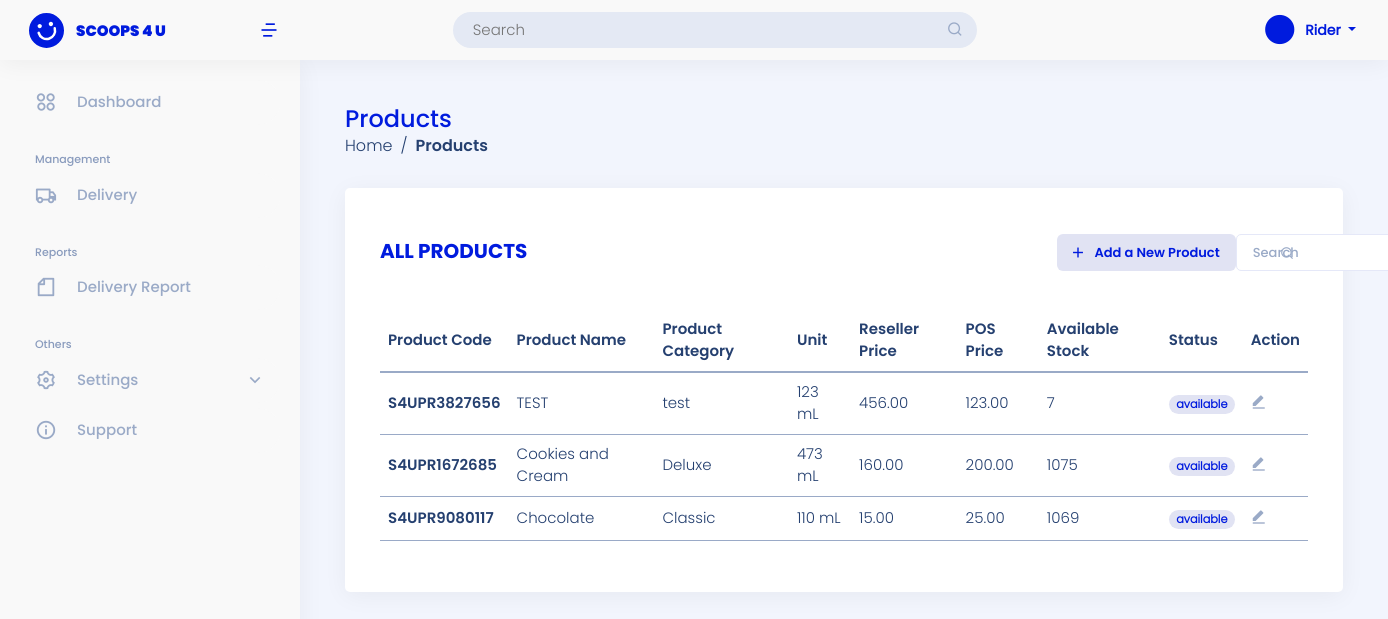
Screenshot of /user-site/product/ (signed in) with the database file from the repository.
### landing_page/models.py (models this page shows)
class User(AbstractUser):
    ROLE = ((" "," "),("admin","admin"),("staff","staff"),("reseller","reseller"),("rider","rider"))
    role = models.CharField(max_length=50, null=True, default=False, choices=ROLE)

### admin_site/models.py (models this page shows, shortened)
class Product(models.Model):
    STATUS = (("available","available"),("not available","not available"))
    product_code =  models.CharField(unique=True, max_length=200, verbose_name='Product Code')
    product_category =  models.CharField(max_length=200, verbose_name='Category')
    product_name=  models.CharField(max_length=200, verbose_name='Product Name')
    product_unit =  models.CharField(max_length=200, verbose_name='Unit')
    product_ResellerPrice =  models.DecimalField( max_digits=10,  decimal_places=2,null=True, verbose_name='Reseller Price')
    product_price =  models.DecimalField( max_digits=10, decimal_places=2,null=True, verbose_name='Pos Price')
    product_stock =  models.BigIntegerField(null=True, verbose_name='Available Stock')
    product_status =  models.CharField(max_length=200, choices=STATUS, verbose_name='Status')

### admin_site/views.py (the view)
# urls.py: path('product/', views.list_products, name='list_product'),
@login_required(login_url='landing_page:login')
def list_products(request):
    list_products = Product.objects.all().order_by('-id')
    context = {'list_products':list_products}
    return render(request, 'admin_site/products/product.html', context)

### templates/admin_site/products/product.html (shortened to what this page needs)
{% extends 'admin_site/base.html' %}
{% block content %}
<main id="main" class="main mt-5">
    <div class="pagetitle">
        <h1>Products</h1>
        <nav>
            <ol class="breadcrumb">
                <li class="breadcrumb-item"><a href="{% url 'admin_site:dashboard'%}">Home</a></li>
                <li class="breadcrumb-item active">Products</li>
            </ol>
        </nav>
    </div>
        <section class="section ">
            <div class="row">
                <div class="col-lg-12">
                    <div class="card">
                        <div class="card-body mt-3">
                            <div class="add-product mb-4">
                                <h5 class="card-title feature">All Products</h5>
                                <a href="{% url 'admin_site:add_product' %}" class="btn btn-add" data-bs-toggle="modal" data-bs-target="#addProductModal"><i class="ri-add-line align-middle me-2 text-end" style="font-size:17px; font-weight: 500;"></i><span class="align-middle pe-1">Add a New Product</span></a>
                                <form class="search-tab" action="{% url 'admin_site:search_product' %}" method="GET"  class="text-end px-4">
                                    <input type="text" class="form-control p-2 ps-3" name="search" placeholder="Search">
                                    <button class="btn btn-search btn-sm" type="submit"><i class="ri-search-line"></i></button>
                                </form>
                            </div>
                            <div class="table-responsive">
                                <table class="table table-hover">
                                    <thead>
                                    <tr class="align-middle">
                                        <th scope="col">Product Code</th>
                                        <th scope="col">Product Name</th>
                                        <th scope="col">Product Category</th>
                                        <th scope="col">Unit</th>
                                        <th scope="col">Reseller Price</th>
                                        <th scope="col" >POS Price</th>
                                        <th scope="col" >Available Stock</th>
                                        <th scope="col" >Status</th>
                                        <th scope="col" >Action</th>
                                    </tr>
                                    </thead>
                                    {% if list_products %}
                                    <tbody>
                                        {% for list in list_products %}
                                        <tr class="align-middle">
                                            <td><a href="{% url 'admin_site:view_product' list.id %}" id="viewProductModal" data-bs-backdrop="static" data-bs-keyboard="false" tabindex="-1" aria-labelledby="staticBackdropLabel" aria-hidden="true" class="text-decoration-none"><span >{{ list.product_code }}</span></a></td>
                                            <td>{{ list.product_name }}</td>
                                            <td>{{ list.product_category }}</td>
                                            <td>{{ list.product_unit }}</td>
                                            <td>{{ list.product_ResellerPrice }}</td>
                                            <td>{{ list.product_price }}</td>
                                            <td>{{ list.product_stock }}</td>
                                            <td><span class="badge rounded-pill bg-primary">{{ list.product_status }}</span></td>
                                        <td>
                                            <form class="action"  method="POST">
                                                <a href="#"class="btn btn-edit"><i class="ri-edit-fill"></i></a>
                                            </form>
                                        </td>
                                        </tr>
                                        {% endfor %}
                                    </tbody>
                                    {% endif %}
                                </table>
                            </div>
                        </div>
                    </div>
                </div>
            </div>
        </section>
</main>
{% endblock content %}

### templates/admin_site/base.html (shortened to what this page needs)
{% load static %}
<!DOCTYPE html>
<html lang="en">
<head>
    <link href="https://cdn.jsdelivr.net/npm/bootstrap@5.0.2/dist/css/bootstrap.min.css" rel="stylesheet">
    <link href="{% static '/css/assets/bootstrap/css/bootstrap.min.css'%}" rel="stylesheet">
    <link href="{% static '/css/assets/simple-datatables/style.css'%}" rel="stylesheet">
    <link href="{% static '/css/assets/remixicon/remixicon.css'%}" rel="stylesheet">
    <link href="{% static '/css/sandi.css'%}" rel="stylesheet">
  </head>
<body>
{% if user.role == "rider"%}
<header id="header" class="header fixed-top d-flex align-items-center">
  <div class="d-flex align-items-center justify-content-between">
    <a href="{% url 'rider_site:dashboard'%}" class="logo d-flex align-items-center">
      <img src="{% static '/img/logo-header.svg'%}" alt="">
      <span class="d-none d-lg-block">SCOOPS 4 U</span>
    </a>
    <i class="ri-menu-4-line toggle-sidebar-btn ms-1 me-3" style="font-size: 20px; font-weight: 500; color:#001BDE;"></i>
  </div>
  <div class="search-bar mx-auto">
    <form class="search-form d-flex align-items-center" method="POST" action="#">
      <input type="text" name="query" placeholder="Search" title="Enter search keyword">
      <button type="submit" title="Search"><i class="ri-search-line"></i></button>
    </form>
  </div>
  <nav class="header-nav ms-auto">
    <ul class="d-flex align-items-center">
      <li class="nav-item dropdown pe-3">
        <a class="nav-link nav-profile d-flex align-items-center me-3" href="#" data-bs-toggle="dropdown">
          <i alt="Profile" class="ri-checkbox-blank-circle-fill"></i>
          <span class="d-none d-md-block dropdown-toggle ps-2" style="text-transform: capitalize;">
            {{ user }}
          </span>
        </a>
      </li>
    </ul>
  </nav>
</header>
<aside id="sidebar" class="sidebar">
  <ul class="sidebar-nav" id="sidebar-nav">
      <li class="nav-item">
          <a class="nav-link collapsed" href="{% url 'rider_site:dashboard'%}">
          <i class="ri-apps-2-line" style="font-size: 22px; font-weight: 100; margin-right: 20px"></i>
          <span>Dashboard</span>
          </a>
      </li>
      <li class="nav-heading pt-3">Management</li>
      <li class="nav-item">
      <a class="nav-link collapsed" href="{% url 'rider_site:transaction_orders'  %}">
          <i class="ri-truck-line" style="font-size: 22px; font-weight: 100; margin-right: 20px"></i>
          <span>Delivery</span>
      </a>
      </li>
      <li class="nav-heading pt-3">Reports</li>
      <li class="nav-item">
          <a class="nav-link collapsed" href="{% url 'rider_site:transaction_orders'  %}">
              <i class="ri-file-line" style="font-size: 22px; font-weight: 100; margin-right: 20px"></i>
              <span>Delivery Report</span>
          </a>
      </li>
      <li class="nav-heading pt-3">Others</li>
      <li class="nav-item">
          <a class="nav-link collapsed" data-bs-target="#settings-nav" data-bs-toggle="collapse" href="#">
              <i class="ri-settings-3-line" style="font-size: 22px; font-weight: 100; margin-right: 20px"></i><span>Settings</span><i class="ri-arrow-down-s-line ms-auto" style="font-size: 20px; font-weight: 100;" ></i>
          </a>
      </li>
      <li class="nav-item">
          <a class="nav-link collapsed">
              <i class="ri-information-line" style="font-size: 22px; font-weight: 100; margin-right: 20px"></i><span>Support</span>
          </a>
      </li>
  </ul>
</aside>
{% endif %}
<div class="">
  <div class="">
      <div class="">
          {% block content %}
          {% endblock content %}
      </div>
  </div>
</div>
</body>
</html>

### rows the page displays
User: username "Rider"
Product: product_code "S4UPR3827656", product_name "TEST", product_category "test", product_unit "123 mL", product_ResellerPrice "456.00", product_price "123.00", product_stock "7", product_status "available"
Product: product_code "S4UPR1672685", product_name "Cookies and Cream", product_category "Deluxe", product_unit "473 mL", product_ResellerPrice "160.00", product_price "200.00", product_stock "1075", product_status "available"
Product: product_code "S4UPR9080117", product_name "Chocolate", product_category "Classic", product_unit "110 mL", product_ResellerPrice "15.00", product_price "25.00", product_stock "1069", product_status "available"
